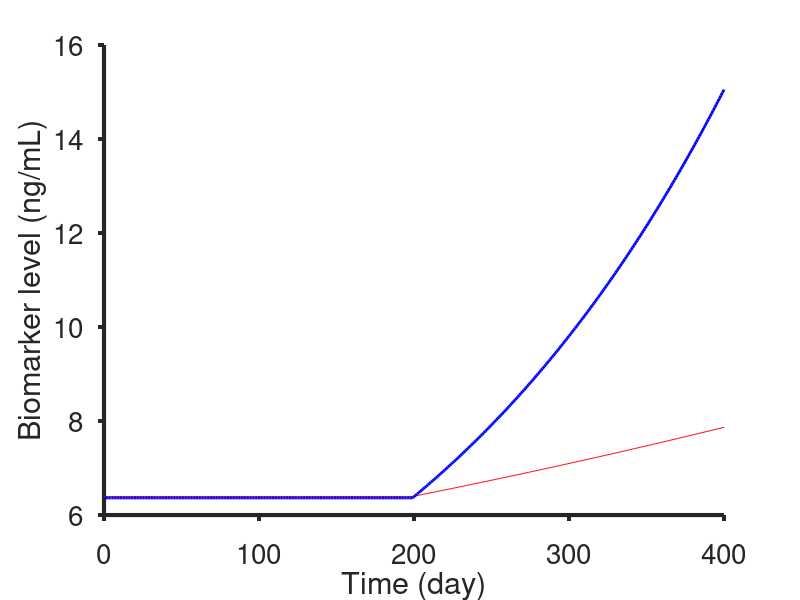

Reproduce this figure in MATLAB. (Note: this script raises an error after producing the figure.)
%% observation and sampling time only exponential
clear all; close all; clc
%
time = (0:400)';
num_patients = 200;
%healthy baseline and std
Ch0 = 8; %ng/mL
std_h = 1.5; %ng/mL
Ch0_rnd = std_h.*randn(num_patients,1) + Ch0;
s_mean_k_gr_non = linspace(0,0,1);
max_k_gr_non = log(2)/18/30 + s_mean_k_gr_non;% ;
min_k_gr_non = 1e-5 + s_mean_k_gr_non;% ;
% max_k_decay_non = log(2)/5/30;
% min_k_decay_non = log(2)/24/30;
k_gr_non_rnd = (max_k_gr_non - min_k_gr_non).*rand(num_patients,1) + min_k_gr_non;%mean([0 1/18/30]);
% k_decay_non_rnd = (max_k_decay_non - min_k_decay_non).*rand(num_patients,size(k_gr_non_rnd,2)) + min_k_decay_non;%mean([1/(24*30) 1/150]);

m_k_gr_non_rnd = mean(k_gr_non_rnd);
sd_k_gr_non_rnd = std(k_gr_non_rnd);

%unhealthy baseline and std
Ca0 = 8; %ng/mL
std_a = 1.5; %ng/mL
Ca0_rnd = std_a.*randn(num_patients,1) + Ca0;
s_mean_k_growth_agg = linspace(0,0,1);
max_k_gr_agg = log(2)/2/30 + s_mean_k_growth_agg;
min_k_gr_agg = log(2)/18/300 + s_mean_k_growth_agg;
% max_k_decay_agg = log(2)/30;
% min_k_decay_agg = log(2)/5/30;
k_gr_agg_rnd = (max_k_gr_agg - min_k_gr_agg).*rand(num_patients,1) + min_k_gr_agg;%linspace(1/18/30,1/2/30,50); %day-1
% k_decay_agg_rnd = (max_k_decay_agg - min_k_decay_agg).*rand(num_patients,size(k_gr_non_rnd,2)) + min_k_decay_agg;%linspace(1/150,1/30,50); %day-1

m_k_gr_agg_rnd = mean(k_gr_agg_rnd);
sd_k_gr_rnd = std(k_gr_agg_rnd);

noise_i = 0;

C_healthy = zeros(numel(time),num_patients);
C_unhealthy = zeros(numel(time),num_patients);
t_onset = 200;




for j = 1:num_patients
    for i = 1:numel(time)
        if i < t_onset
            C_healthy(i,j) = Ch0_rnd(j);
            C_unhealthy(i,j) = Ca0_rnd(j);
        else
            C_healthy(i,j) = Ch0_rnd(j)*exp(k_gr_non_rnd(j)*time(i-(t_onset-1)));
            C_unhealthy(i,j) = Ca0_rnd(j)*exp(k_gr_agg_rnd(j)*time(i-(t_onset-1)));
        end
    end
end



C_healthy_noise1 = zeros(numel(time),num_patients);
C_unhealthy_noise1 = zeros(numel(time),num_patients);


for j = 1:num_patients
    C_healthy_noise1(:,j) = C_healthy(:,j)+noise_i*rand(1,numel(C_healthy(:,j)))'.*C_healthy(:,j)/100;
    C_unhealthy_noise1(:,j) = C_unhealthy(:,j)+noise_i*rand(1,numel(C_unhealthy(:,j)))'.*C_unhealthy(:,j)/100;
end


figure;plot(time,squeeze(C_healthy_noise1(:,1)),'r-',time,squeeze(C_unhealthy_noise1(:,1)),'b-','LineWidth', 2);%,time,squeeze(C_unhealthy_noise1(:,1,:)),'b-'); 
title('');
xlabel('Time (day)'); ylabel('Biomarker level (ng/mL)');
set(gca,'box','off','TickDir','out',...
    'FontSize',20,'FontName','Helvetica','LineWidth', 3);

% KNN
% model 1
p = 0.9;      % proportion of rows to select for training
N = num_patients;  % total number of rows
sample_interval = linspace(1,50,30);
observationspan = linspace(201,400,40);
test_iter = 10;
tf_healthy = false(N,numel(sample_interval),test_iter);    % create logical index vector
tf_healthy(1:round(p*N),:,:) = true;

for m = 1:numel(sample_interval) 
    n = 1;
    meanF1(m) = 0;
    while (meanF1(m) < .9) && (observationspan(n) < observationspan(end))
        for l = 1:test_iter
            clear train_data test_data
            tf_healthy2(:,m,l) = tf_healthy(randperm(N),m,l);   % randomise order
            C_healthy_noise1_train(:,:,m,l) = C_healthy_noise1(:,squeeze(tf_healthy2(:,m,l)));
            C_healthy_noise1_test(:,:,m,l) = C_healthy_noise1(:,squeeze(~tf_healthy2(:,m,l)));
            % for now using the same index of random selection for healthy and
            % unhealthy
            C_unhealthy_noise1_train(:,:,m,l) = C_unhealthy_noise1(:,squeeze(tf_healthy2(:,m,l)));
            C_unhealthy_noise1_test(:,:,m,l) = C_unhealthy_noise1(:,squeeze(~tf_healthy2(:,m,l)));
            
            train_data = [C_healthy_noise1_train(1:round(sample_interval(m)):(round(observationspan(n))+round(sample_interval(m))),:,m,l),C_unhealthy_noise1_train(1:round(sample_interval(m)):(round(observationspan(n))+round(sample_interval(m))),:,m,l)];
            test_data = [C_healthy_noise1_test(1:round(sample_interval(m)):(round(observationspan(n))+round(sample_interval(m))),:,m,l),C_unhealthy_noise1_test(1:round(sample_interval(m)):(round(observationspan(n))+round(sample_interval(m))),:,m,l)];
            train_labels(:,m,l) = [ones(1,p*N),zeros(1,p*N)];
            test_true_labels(:,m,l) = [ones(1,round((1-p)*N)),zeros(1,round((1-p)*N))];
            
            [predicted_labels(:,m,l),nn_index,accuracy] = KNN_(3,train_data',train_labels(:,m,l)',test_data');
            [cm(:,:,m,l),gn(:,:,m,l)] = confusionmat(test_true_labels(:,m,l)',predicted_labels(:,m,l));
            % precision, recall and f1Scores
            %             accuracy1(:,m,n,l) =  sum(diag(cm(:,:,n,l)))./sum(sum(cm(:,:,n,l)));
            precision(:,m,l) = diag(cm(:,:,m,l))./sum(cm(:,:,m,l),2);
            recall(:,m,l) = diag(cm(:,:,m,l))./sum(cm(:,:,m,l),1)';
            f1Scores(:,m,l) = 2*(precision(:,m,l).*recall(:,m,l))./(precision(:,m,l)+recall(:,m,l));
            
        end        
        x(m) = n;
        n = n+1;
        meanF1(m) = mean(mean(f1Scores(:,m,:),1),3);
    end    
    observ_t(m) = observationspan(x(m)) + sample_interval(m);% check
       
end




figure;
h = plot(sample_interval, observ_t-200,'*-','LineWidth', 3);
title('f1 score - 5% noise');
xlabel('Days between samples (day)'); ylabel('Observation span-after cancer onset (day)');
set(gca,'box','off','TickDir','out',...
    'FontSize',20,'FontName','Helvetica','LineWidth', 3);